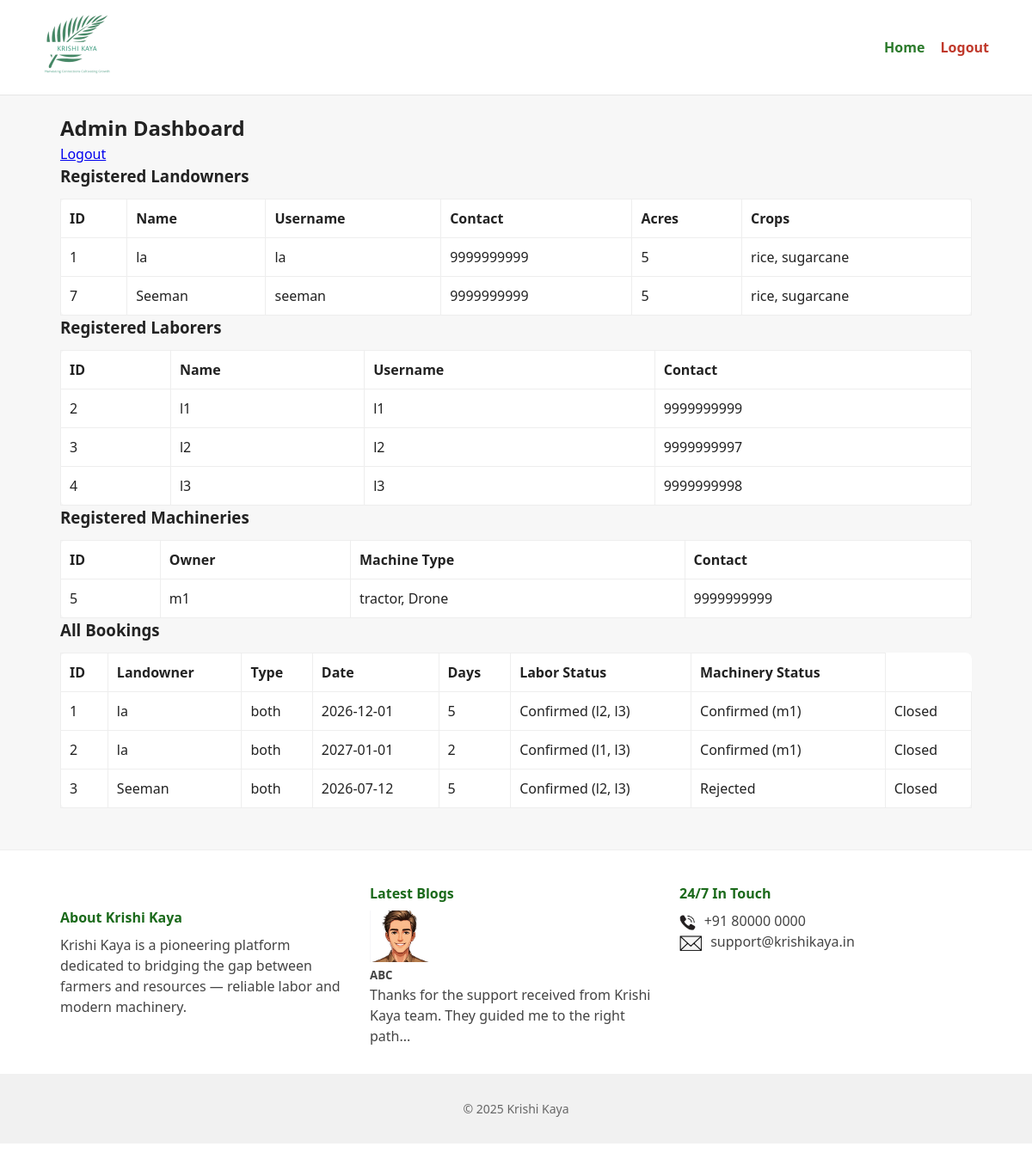
/admin (signed in), run on the app's committed database.
### app.py (models this page shows)
class User(db.Model):
    id = db.Column(db.Integer, primary_key=True)
    role = db.Column(db.String(20))
    name = db.Column(db.String(100))
    username = db.Column(db.String(100), unique=True)
    password = db.Column(db.String(100))
    contact = db.Column(db.String(50))
    address = db.Column(db.String(200))
    acres = db.Column(db.Integer)
    crops = db.Column(db.String(200))
    machine_type = db.Column(db.String(100))
    num_labors = db.Column(db.Integer)

class Booking(db.Model):
    id = db.Column(db.Integer, primary_key=True)
    landowner_id = db.Column(db.Integer, db.ForeignKey("user.id"))
    service_date = db.Column(db.String(50))
    days = db.Column(db.Integer)
    service_type = db.Column(db.String(20))
    num_labor = db.Column(db.Integer)
    machine_type = db.Column(db.String(100))
    labor_status = db.Column(db.String(100), default="Pending")
    machinery_status = db.Column(db.String(100), default="Pending")
    action = db.Column(db.String(20), default="Pending")  # Pending/Closed

### app.py (the view)
@app.route("/admin")
def admin_dashboard():
    user = current_user()
    if not user or user.role != "admin":
        flash("Login as admin first", "danger")
        return redirect(url_for("login"))
    landowners = User.query.filter_by(role="landowner").all()
    labors = User.query.filter_by(role="labor").all()
    machineries = User.query.filter_by(role="machinery").all()
    bookings = Booking.query.all()
    total_labors = User.query.filter_by(role="labor").count()
    total_machs = User.query.filter_by(role="machinery").count()
    bookings_display = []
    for b in bookings:
        accepted_lab_q = BookingResponse.query.filter_by(booking_id=b.id, user_role="labor", response="Accept").all()
        rejected_lab_count = BookingResponse.query.filter_by(booking_id=b.id, user_role="labor", response="Reject").count()
        accepted_lab_count = len(accepted_lab_q)
        accepted_lab_names = [User.query.get(r.user_id).name for r in accepted_lab_q]
        accepted_mach_q = BookingResponse.query.filter_by(booking_id=b.id, user_role="machinery", response="Accept").all()
        rejected_mach_count = BookingResponse.query.filter_by(booking_id=b.id, user_role="machinery", response="Reject").count()
        accepted_mach_names = [User.query.get(r.user_id).name for r in accepted_mach_q]
        if b.num_labor and accepted_lab_count >= b.num_labor:
            labor_status = "Confirmed (" + ", ".join(accepted_lab_names) + ")"
        elif rejected_lab_count >= total_labors and total_labors>0:
            labor_status = "Rejected"
        else:
            labor_status = f"{accepted_lab_count}/{b.num_labor or 0} Accepted"
        if len(accepted_mach_q) > 0:
            machinery_status = "Confirmed (" + ", ".join(accepted_mach_names) + ")"
        elif rejected_mach_count >= total_machs and total_machs>0:
            machinery_status = "Rejected"
        else:
            machinery_status = "Pending"
        if b.service_type == "both":
            action = "Closed" if (labor_status.startswith("Confirmed") or labor_status=="Rejected") and (machinery_status.startswith("Confirmed") or machinery_status=="Rejected") else "Pending"
        elif b.service_type == "labor":
            action = "Closed" if labor_status.startswith("Confirmed") or labor_status=="Rejected" else "Pending"
        elif b.service_type == "machinery":
            action = "Closed" if machinery_status.startswith("Confirmed") or machinery_status=="Rejected" else "Pending"
        else:
            action = "Pending"
        bookings_display.append({
            "id": b.id,
            "landowner_name": User.query.get(b.landowner_id).name,
            "service_type": b.service_type,
            "service_date": b.service_date,
            "days": b.days,
            "labor_status": labor_status,
            "machinery_status": machinery_status,
            "action": action
        })
    return render_template("admin_dashboard.html",
                           landowners=landowners,
                           labors=labors,
                           machineries=machineries,
                           bookings=bookings_display)

### app.py (called while the page is built)
def current_user():
    uid = session.get("user_id")
    return User.query.get(uid) if uid else None

### templates/admin_dashboard.html (shortened to what this page needs)
{% extends "base.html" %}
{% block content %}
<div class="panel">
  <h2>Admin Dashboard</h2>
  <a href="{{ url_for('logout') }}" class="logout">Logout</a>
</div>
<section>
  <h3>Registered Landowners</h3>
  <table>
    <thead><tr><th>ID</th><th>Name</th><th>Username</th><th>Contact</th><th>Acres</th><th>Crops</th></tr></thead>
    <tbody>
      {% for l in landowners %}
        <tr><td>{{ l.id }}</td><td>{{ l.name }}</td><td>{{ l.username }}</td><td>{{ l.contact }}</td><td>{{ l.acres }}</td><td>{{ l.crops }}</td></tr>
      {% else %}
        <tr><td colspan="6">No landowners</td></tr>
      {% endfor %}
    </tbody>
  </table>
</section>
<section>
  <h3>Registered Laborers</h3>
  <table>
    <thead><tr><th>ID</th><th>Name</th><th>Username</th><th>Contact</th></tr></thead>
    <tbody>
      {% for l in labors %}
        <tr><td>{{ l.id }}</td><td>{{ l.name }}</td><td>{{ l.username }}</td><td>{{ l.contact }}</td></tr>
      {% else %}
        <tr><td colspan="4">No laborers</td></tr>
      {% endfor %}
    </tbody>
  </table>
</section>
<section>
  <h3>Registered Machineries</h3>
  <table>
    <thead><tr><th>ID</th><th>Owner</th><th>Machine Type</th><th>Contact</th></tr></thead>
    <tbody>
      {% for m in machineries %}
        <tr><td>{{ m.id }}</td><td>{{ m.name }}</td><td>{{ m.machine_type }}</td><td>{{ m.contact }}</td></tr>
      {% else %}
        <tr><td colspan="4">No machineries</td></tr>
      {% endfor %}
    </tbody>
  </table>
</section>
<section>
  <h3>All Bookings</h3>
  <table>
    <thead><tr><th>ID</th><th>Landowner</th><th>Type</th><th>Date</th><th>Days</th><th>Labor Status</th><th>Machinery Status</th></tr></thead>
    <tbody>
  {% for b in bookings %}
    <tr>
      <td>{{ b.id }}</td>
      <td>{{ b.landowner_name }}</td>
      <td>{{ b.service_type }}</td>
      <td>{{ b.service_date }}</td>
      <td>{{ b.days }}</td>
      <td>{{ b.labor_status }}</td>
      <td>{{ b.machinery_status }}</td>
      <td>{{ b.action }}</td>
    </tr>
  {% else %}
    <tr><td colspan="8">No bookings</td></tr>
  {% endfor %}
</tbody>
  </table>
</section>
{% endblock %}

### static/style.css (style rules this page uses)
* { box-sizing:border-box;margin:0;padding:0 }
body { font-family: "Segoe UI", Roboto, Arial, sans-serif;color:#222;background:#f7f7f7;line-height:1.5 }
table { background:#fff;border-radius:8px;border-collapse:collapse;width:100%;margin-top:12px }
table th, table td { padding:10px;border:1px solid #eee;text-align:left }

### data on the page
User: id "1", name "la", username "la", contact "9999999999", acres "5", crops "rice, sugarcane", landowner_name "la" "la"
User: id "7", name "Seeman", username "seeman", contact "9999999999", acres "5", crops "rice, sugarcane", landowner_name "Seeman"
User: id "2", name "l1", username "l1", contact "9999999999"
User: id "3", name "l2", username "l2", contact "9999999997"
User: id "4", name "l3", username "l3", contact "9999999998"
User: id "5", name "m1", machine_type "tractor, Drone", contact "9999999999"
Booking: service_type "both", service_date "2026-12-01"
Booking: service_type "both", service_date "2027-01-01"
Booking: service_type "both", service_date "2026-07-12"

### other printed values
{{ b.id }} "1" "2" "3"
{{ b.days }} "5" "2" "5"
{{ b.labor_status }} "Confirmed (l2, l3)" "Confirmed (l1, l3)" "Confirmed (l2, l3)"
{{ b.machinery_status }} "Confirmed (m1)" "Confirmed (m1)" "Rejected"
{{ b.action }} "Closed" "Closed" "Closed"
